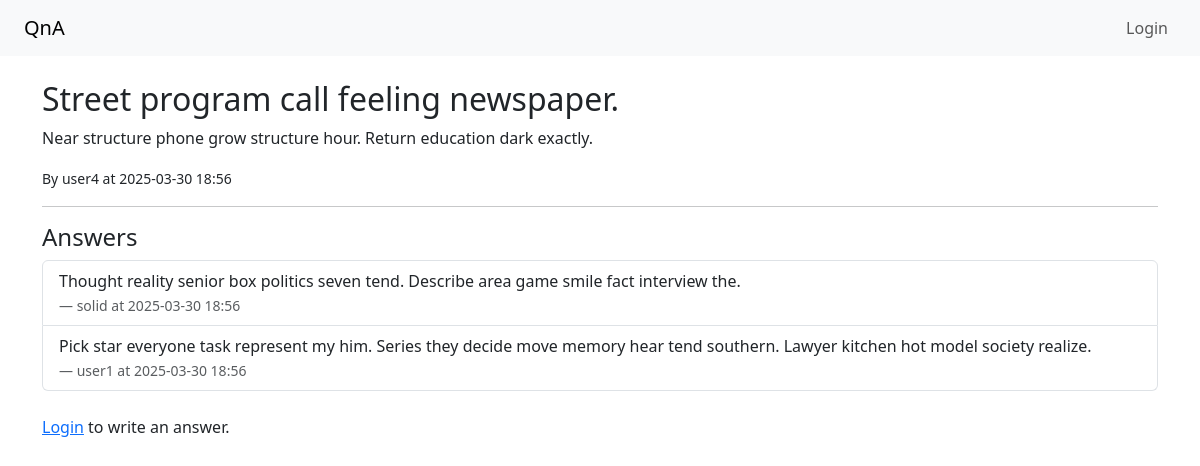
Screenshot of /question/1/ with the database file from the repository.
### qa/models.py (models this page shows, shortened)
class Question(models.Model):
    title = models.CharField(max_length=200)
    content = models.TextField()
    author = models.ForeignKey(User, on_delete=models.CASCADE)
    created_at = models.DateTimeField(auto_now_add=True)

class Answer(models.Model):
    question = models.ForeignKey(
        Question,
        on_delete=models.CASCADE,
        related_name='answers'
    )
    content = models.TextField()
    author = models.ForeignKey(User, on_delete=models.CASCADE)
    created_at = models.DateTimeField(auto_now_add=True)

### qa/views.py (the view, shortened to what this page needs)
# urls.py: path('question/<int:pk>/', views.question_detail, name='question_detail'),
def question_detail(request, pk):
    question = get_object_or_404(Question, pk=pk)
    return render(request, 'qa/question_detail.html', {'question': question})

### qa/templates/qa/question_detail.html
{% extends 'qa/base.html' %}
{% block content %}
    <h2>{{ question.title }}</h2>
    <p>{{ question.content }}</p>
    <p>
        <small>By {{ question.author.username }} at {{ question.created_at|date:"Y-m-d H:i" }}</small>
    </p>
    <hr>
    <h4>Answers</h4>
    <ul class="list-group mb-4">
        {% for answer in question.answers.all %}
            <li class="list-group-item">
                {{ answer.content }}<br>
                <small class="text-muted">— {{ answer.author.username }} at {{ answer.created_at|date:"Y-m-d H:i" }}</small>
            </li>
        {% empty %}
            <li class="list-group-item">No answers yet.</li>
        {% endfor %}
    </ul>
    {% if user.is_authenticated %}
        <h5>Write an Answer</h5>
        <form method="post">
            {% csrf_token %}
            <div class="mb-3">
                <textarea
                    name="content"
                    class="form-control"
                    rows="4"
                    placeholder="Write your answer here..."
                ></textarea>
            </div>
            <button type="submit" class="btn btn-success">Submit Answer</button>
        </form>
    {% else %}
        <p><a href="{% url 'login' %}">Login</a> to write an answer.</p>
    {% endif %}
{% endblock %}

### rows the page displays
Question: title "Street program call feeling newspaper.", content "Near structure phone grow structure hour. Return education dark exactly.", author.username "user4", created_at "2025-03-30 18:56"
Answer: content "Thought reality senior box politics seven tend. Describe area game smile fact interview the.", author.username "solid", created_at "2025-03-30 18:56"
Answer: content "Pick star everyone task represent my him. Series they decide move memory hear tend southern. Lawyer kitchen hot model society realize.", author.username "user1", created_at "2025-03-30 18:56"
